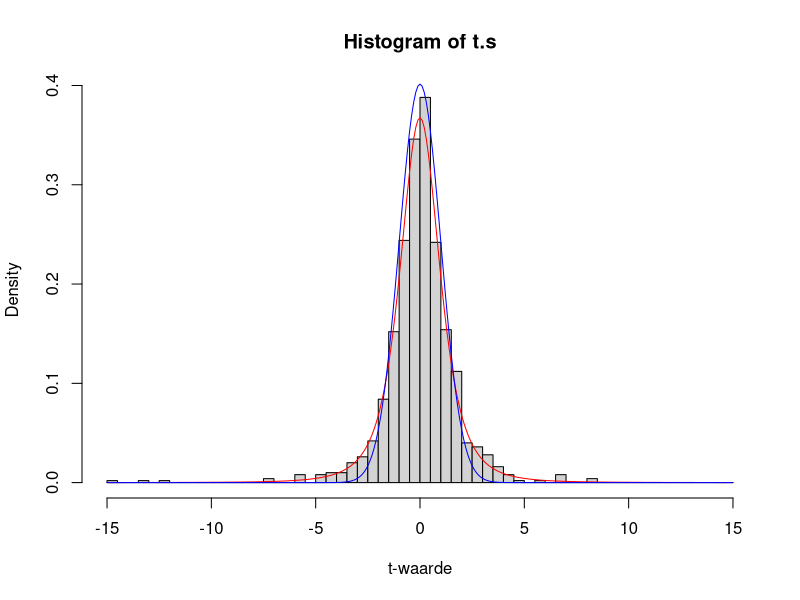
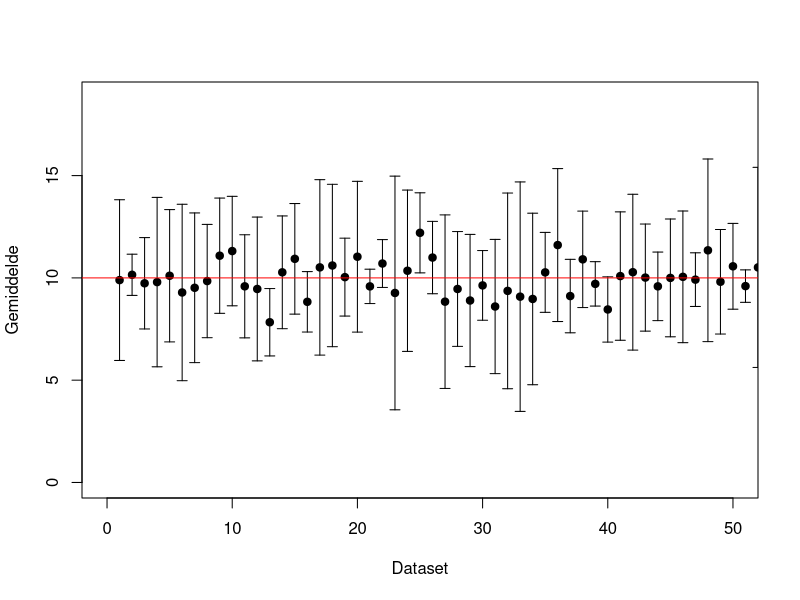
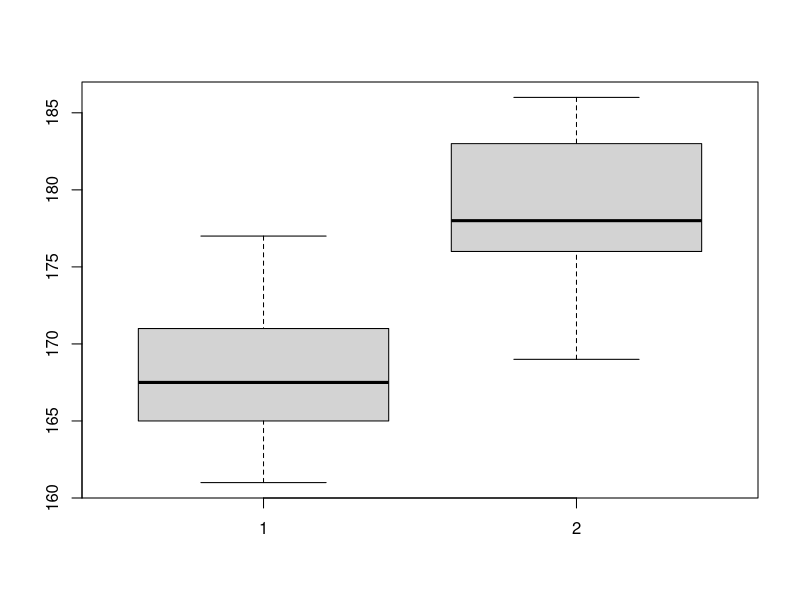
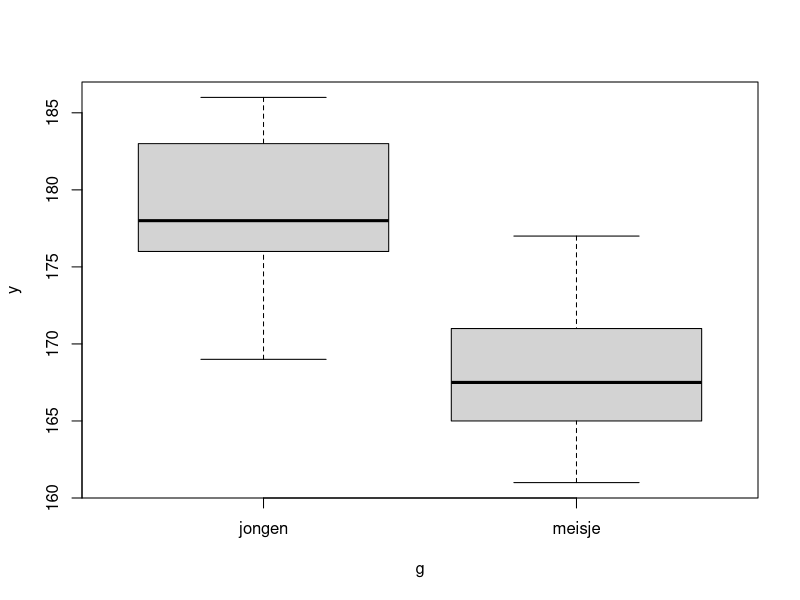
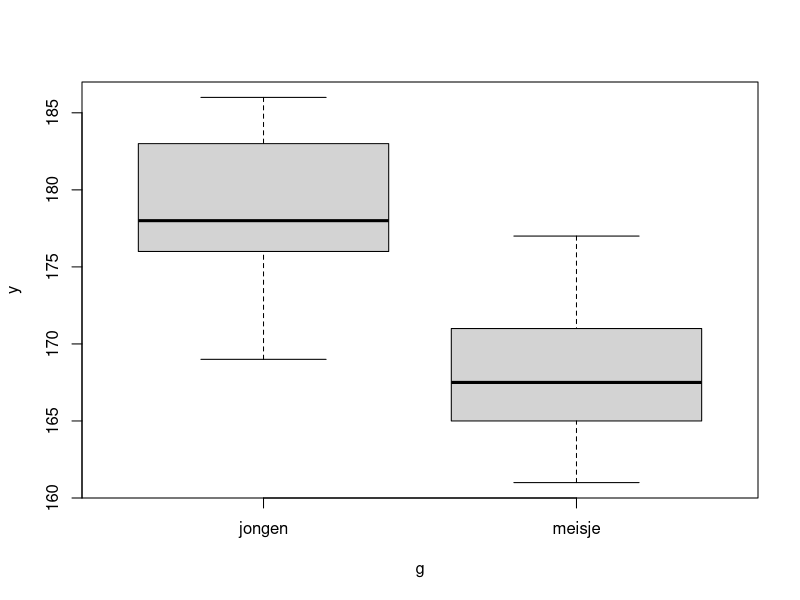

The R source for these figures, in order: (Note: this script raises an error after producing the figures.)
# Statistiek 3 (BIN)
#
# Les 06
#
# 2014-2015

# Maak zelf dataserie van normaal verdeelde waarden

mu    <- 10       # echte gemiddelde
sigma <- 2        # echte standaarddeviatie
n     <- 4        # metingen per dataset
n.col <- 1000     # aantal datasets
n.tot <- n*n.col  # totaal aantal metingen

# Maak n.tot random normaalverdeelde variabelen
y <- rnorm(n = n.tot, mean = mu, sd = sigma)
# Bereken experimentele gemiddelde en standaarddeviatie
( y.mean <- mean(y) )
( s <- sd(y) )


# Verdeel de data in matrix met n rijen (= metingen); elke kolom is dus 1 dataset:
M <- matrix(y, nrow = n)

# Gemiddelden per kolom (= n waarden)
( y.mean.s <- apply(M, 2, mean) )
# Bereken experimentele fout in gemiddelde op basis van n metingen:
( s.e <- s/sqrt(n) )

# bereken t-waarde voor elke dataset van n metingen
( sd.s <- apply(M, 2, sd) )                # vector met standaarddeviaties per kolom
( n.s <- apply(M, 2, length) )             # vector met aantallen per kolom
( se.s <- sd.s/sqrt(n.s) )                 # vector met standaardfouten per kolom 
( t.s <- (y.mean.s - mu)/se.s )            # vector met t-waarden per kolom
( span <- ceiling(max(abs(min(t.s)), abs(max(t.s)))) )  # afgerond grootste uitwijking
hist(t.s, breaks = seq(-span, span, 0.5), freq = F, xlab="t-waarde")
# plot t-verdeling
x <- seq(-span, span, 0.1)                 # dummy variabele voor plotten
p.t <- dt(x, df = n-1)                     # kansen volgens t-verdeling
points(p.t ~ x, type="l", col="red")       # voeg punten toe aan grafiek
# en de corresponderende normaalverdeling (klopt NIET!):
p.norm <- dnorm(x, mean = 0, sd = s.e)     # kansen volgens normaalverdeling
points(p.norm ~ x, type="l", col="blue")   # voeg punten toe aan grafiek

alpha <- 0.05  # kans op foute conclusie
( CI.s <- qt(p = 1-alpha/2, df = n.s-1) * se.s )  # CI = t * fout in gemiddelde
( lower <- y.mean.s - CI.s )
( upper <- y.mean.s + CI.s )

# Maak een scatterplot met foutenstreepjes (dit is NIET standaard in R!!!)
ind <- 1:n.col                             # nummer van dataset
plot(y.mean.s ~ ind, ylim = range(lower, upper), pch = 19, 
     col = "black", xlab = "Dataset", ylab = "Gemiddelde",
     xlim = c(0, 50))
arrows(ind, lower, ind, upper, length = 0.05, angle = 90, code = 3)
abline(mu,0, col = "red")

# in hoeveel gevallen ligt mu NIET binnen het betrouwbaarheidsinterval?
( n.verkeerd <- sum(((lower < mu) & (upper < mu)) | ((lower > mu) & (upper > mu))) )
( kans.verkeerd <- n.verkeerd/n.col )


### Herhaling vorige les: 1-sample t-toets, 2-sample t-toets,
### Welch-t-toets, F-toets


##########################################################################
#
# t-toetsen : 1-sample t-toets
#
##########################################################################

# Gemeten lengte van 6 meisjes:
y.1 <- c(165, 167, 161, 168, 171, 177)
( y.av <- mean(y.1) )

# Q: Is het gemiddelde ANDERS dan 170 cm?

( s <- sd(y.1) )
( n <- length(y.1) )
( mu <- 170 )
( t <- (y.av - mu)/(s/sqrt(n)))
( t.krit <- qt(p = 0.975, df = n-1))

t.test(y.1, mu = 170)

# Q: Is het gemiddelde LAGER dan 170 cm?

t.test(y.1, mu = 170, alternative = "less")

# Q: Is het gemiddelde HOGER dan 170 cm?

t.test(y.1, mu = 170, alternative = "greater")

###############
# Opdracht
###############

# Lengte van 7 jongens:
y.2 <- c(175, 177, 184, 169, 186, 178, 182)

# Q: Is het gemiddelde ANDERS dan 170 cm?


# Q: Is het gemiddelde LAGER dan 170 cm?


# Q: Is het gemiddelde HOGER dan 170 cm?


##########################################################################
#
# t-toetsen : 2-sample t-toets
#
##########################################################################

# Q: Is de gemiddelde lengte van meisjes ANDERS dan de gemiddelde lengte van jongens?

mean(y.1)
mean(y.2)

boxplot(y.1, y.2)

var(y.1)
var(y.2)

# De varianties zijn behoorlijk gelijk -> 2-sample t-toets (var.eqal = T)

t.test(y.1, y.2, var.equal = T)

# Q: Zijn meisjes gemiddeld KLEINER dan jongens?

t.test(y.1, y.2, var.equal = T, alternative = "less")

# Q: Zijn meisjes gemiddeld GROTER dan jongens?

t.test(y.1, y.2, var.equal = T, alternative = "greater")



# Alternatieve syntax: met een groepsaanduiding = factor

y <- c(y.1, y.2)
g <- factor(c(rep("meisje", length(y.1)), 
              rep("jongen", length(y.2))))

plot(y ~ g)

# Q: Is de gemiddelde lengte van meisjes ANDERS dan de gemiddelde lengte van jongens?

t.test(y ~ g, var.equal = T)

##################
# Opdracht
##################

# Q: Zijn meisjes gemiddeld KLEINER dan jongens? Voer de t-test uit met y ~ g



# Q: Zijn meisjes gemiddeld GROTER dan jongens? Voer de t-test uit met y ~ g



############################################################################
#
# F-toets
#
############################################################################

# Zijn de varianties (standaarddeviaties) van 2 datasets gelijk?

var(y.1)
var(y.2)

var.test(y.1, y.2)
var.test(y ~ g)

# Je ziet dat bijna alle opdrachten dezelfde syntax hebben:
plot(y ~ g)
var.test(y ~ g)
t.test(y ~ g, ...)



### Verder met les 6
###

# Klap de matrix M om, zodat we nu 1000 regels met 4 datapunten hebben
# (transponeneren)

M
M <- t(M)
M

# We willen nu per regel (= dataset) een t-toets uitvoeren om te onderzoeken
# of het gemiddelde significant afwijkt van mu = 10.

# Per regel in matrix: apply(M, 1, functie)

# Definieer daarom eerst eigen functie die dit doet... De functie,
# bijv. my.t.test levert per regel de p-waarde

# Stel:
y <- c(1, 3, 2, 2, 3)
test <- t.test(y, mu = 1)
test

# Q: Hoe krijg ik uit test de p-waarde?


# Maken van de functie my.t.test

my.t.test <- function(x, mu0){
  test <- t.test(x, mu=mu0)
  return(test$p.value)
}

pVals <- apply(M, 1, my.t.test, mu0=10)

# Hoeveel datasets wijken af van mu = 10?

sum(pVals < alpha)


# Q: Hoeveel datasets wijken af van mu = 10.2?



# Q: Hoeveel datasets wijken af van mu = 12?




sum(apply(M, 1, my.t.test, mu0=10.2) < alpha)
sum(apply(M, 1, my.t.test, mu0=12) < alpha)



# Q: Maak een functie die voor 2 datasets zelf bepaald of je een 
# 2-sample t-toets of een Welch t-toets moet gebruiken:

# Datasets:
y.1 <- c(1.1, 1.3, 1.4, 1.1, 0.9)
y.2 <- c(1.5, 1.8, 0.7, 1.9, 1.1, 0.4)
# of
y <- c(y.1, y.2)
g <- factor(c(rep(1, length(y.1)), rep(2, length(y.2))))
var.test(y.1, y.2)
var.test(y ~ g)
tapply(y, g, mean)   # tapply voert functie mean uit per level van g
























